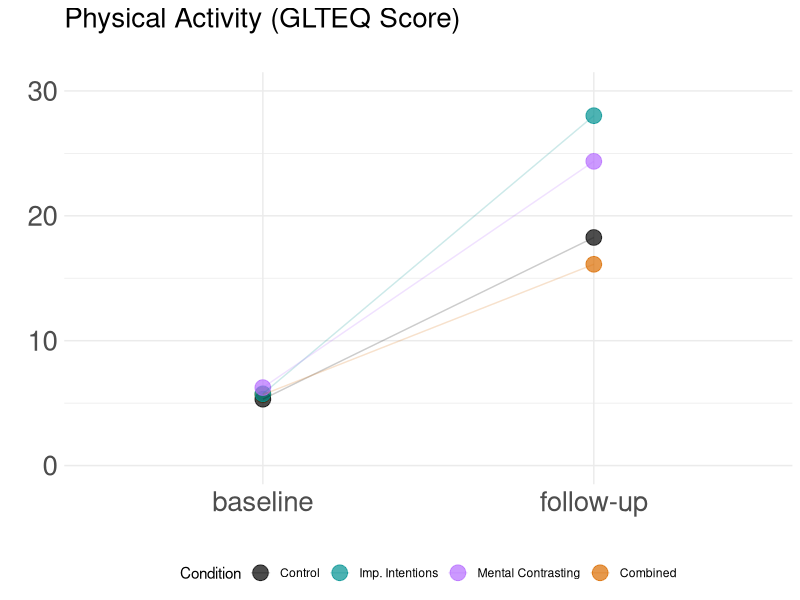
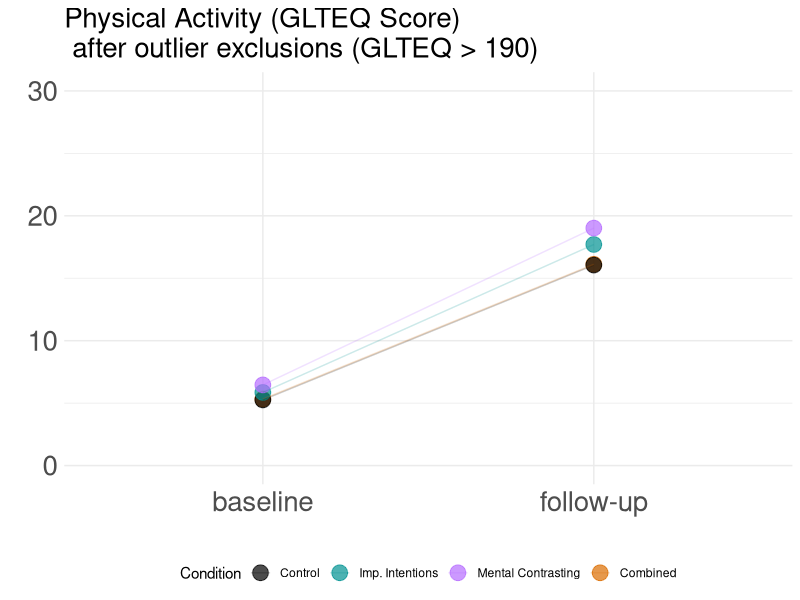
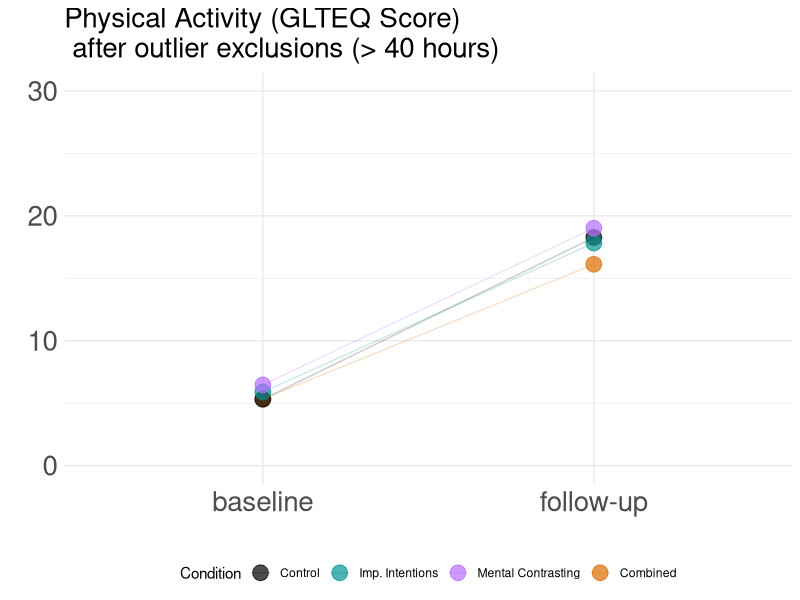
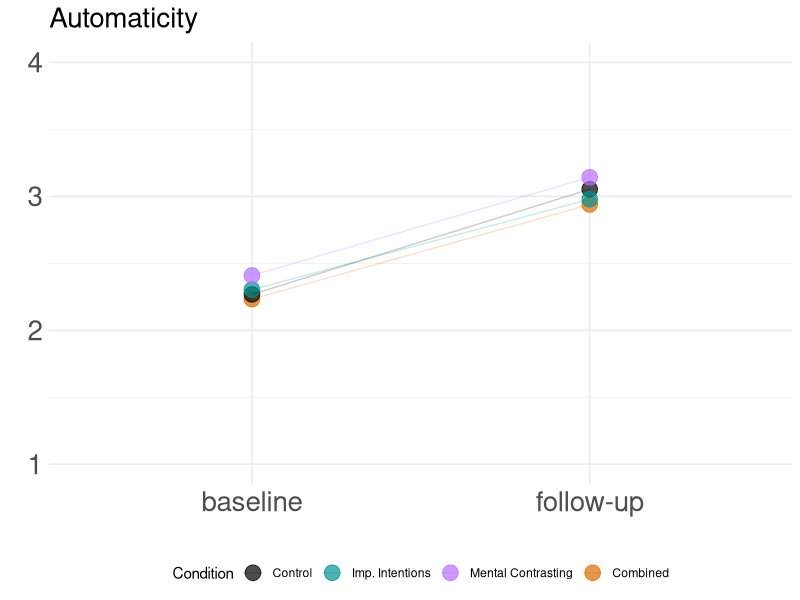
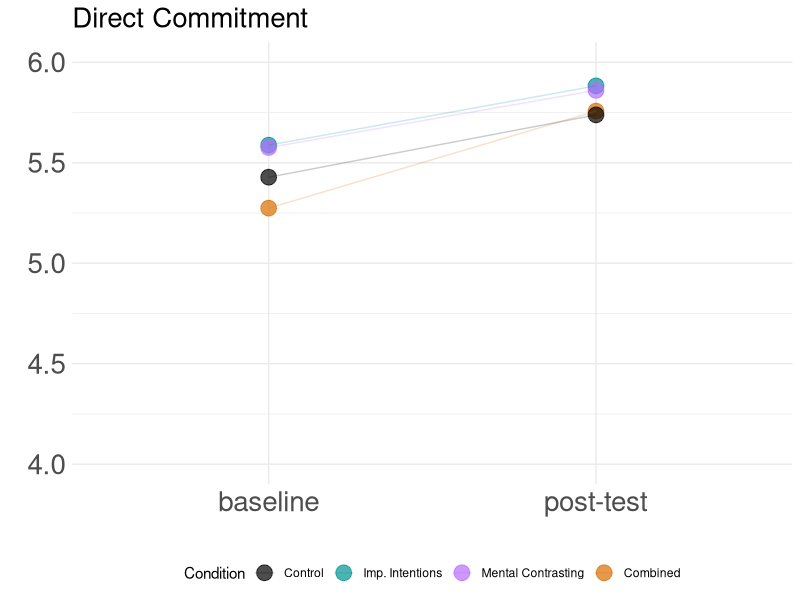
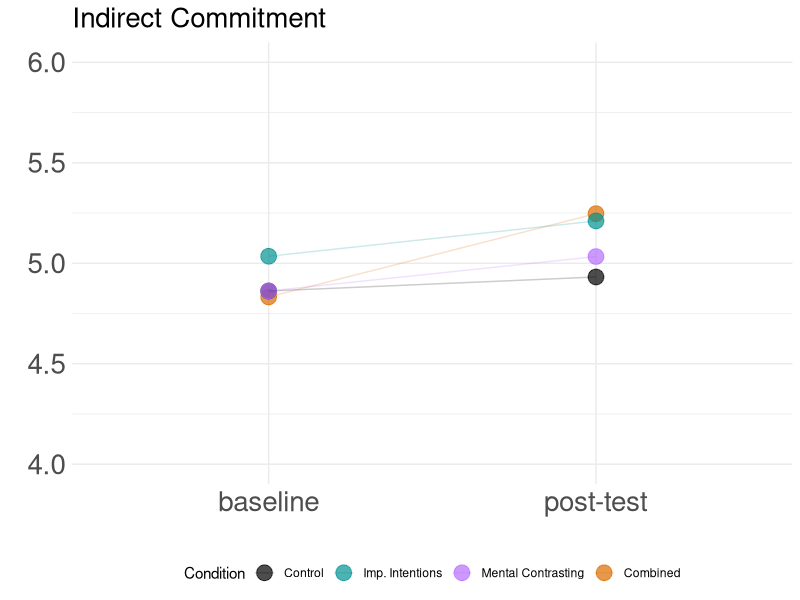

Reproduce these figures in R, in order. (Note: this script raises an error after producing the figures.)
# ==============================================================================
# Descriptive plots
# ==============================================================================

rm(list = ls())
library(ggplot2)

############################# Load data (ITT) ##################################

# Full dataset
GAData <- read.csv("GAData_preprocessed.csv")

# Exclude participants with high GLTEQ scores
GAData_ExclGLTEQ <- GAData[GAData$follow_physAct < 190, ]

# Exclude participants with > 40 hours per week
hoursPerWeek <- rowSums(GAData[, c("follow_physActStrenuous", "follow_physActModerate", "follow_physActMild")])/2
GAData_ExclHours <- GAData[hoursPerWeek <= 40, ]

############################# Compute statistics ###############################

# Extract physical activity means
means_fulldata <- c(tapply(GAData$baseline_physAct, GAData$treatment, mean),
                    tapply(GAData$follow_physAct, GAData$treatment, mean, na.rm=TRUE))
means_ExclGLTEQ <- c(tapply(GAData_ExclGLTEQ$baseline_physAct, GAData_ExclGLTEQ$treatment, mean),
                     tapply(GAData_ExclGLTEQ$follow_physAct, GAData_ExclGLTEQ$treatment, mean, na.rm=TRUE))
means_ExclHours <- c(tapply(GAData_ExclHours$baseline_physAct, GAData_ExclHours$treatment, mean),
                     tapply(GAData_ExclHours$follow_physAct, GAData_ExclHours$treatment, mean, na.rm=TRUE))

# Merge
meansdat_PA <- data.frame(groupmeans = c(means_fulldata, means_ExclGLTEQ, means_ExclHours),
                          dataset = factor(rep(c("fulldata", "ExclGLTEQ", "ExclHours"), each = 8), levels = c("fulldata", "ExclGLTEQ", "ExclHours"), labels = c("Full Data", "GLTEQ < 190", "< 40h")),
                          condition = factor(rep(c("combiTreat", "control", "impInt", "mentCont"), 6), levels = c("control", "impInt", "mentCont", "combiTreat"), labels = c("Control", "Imp. Intentions", "Mental Contrasting", "Combined")),
                          time = factor(rep(rep(c("baseline", "follow-up"), each = 4), 3)))

# Extract automaticity means
meansdat_auto <- data.frame(groupmeans = c(tapply(GAData$baseline_automaticity, GAData$treatment, mean),
                                           tapply(GAData$follow_automaticity, GAData$treatment, mean, na.rm=TRUE)),
                            condition = factor(rep(c("combiTreat", "control", "impInt", "mentCont"), 2), levels = c("control", "impInt", "mentCont", "combiTreat"), labels = c("Control", "Imp. Intentions", "Mental Contrasting", "Combined")),
                            time = factor(rep(c("baseline", "follow-up"), each = 4)))

# Extract direct commitment means
meansdat_DComm <- data.frame(groupmeans = c(tapply(GAData$baseline_commitDirect, GAData$treatment, mean),
                                            tapply(GAData$post_commitDirect, GAData$treatment, mean, na.rm=TRUE)),
                             condition = factor(rep(c("combiTreat", "control", "impInt", "mentCont"), 2), levels = c("control", "impInt", "mentCont", "combiTreat"), labels = c("Control", "Imp. Intentions", "Mental Contrasting", "Combined")),
                             time = factor(rep(c("baseline", "post-test"), each = 4)))

# Extract indirect commitment means
meansdat_IComm <- data.frame(groupmeans = c(tapply(GAData$baseline_commitIndirect, GAData$treatment, mean),
                                            tapply(GAData$post_commitIndirect, GAData$treatment, mean, na.rm=TRUE)),
                             condition = factor(rep(c("combiTreat", "control", "impInt", "mentCont"), 2), levels = c("control", "impInt", "mentCont", "combiTreat"), labels = c("Control", "Imp. Intentions", "Mental Contrasting", "Combined")),
                             time = factor(rep(c("baseline", "post-test"), each = 4)))

################################# Plotting #####################################

# ggplot(meansdat_PA, aes(x = time, y = groupmeans, color = condition, shape = dataset)) +
#   geom_point(size = 5, alpha = 0.7) +
#   scale_color_manual(values =c("#000000", "#009292", "#B66DFF", "#DB6D00")) +
#   theme_minimal() +
#   geom_line(data = meansdat_PA[1:8,], aes(x = time, y = groupmeans, colour = condition, group = condition), alpha = 0.2) +
#   geom_line(data = meansdat_PA[9:16,], aes(x = time, y = groupmeans, colour = condition, group = condition), alpha = 0.2) +
#   geom_line(data = meansdat_PA[17:24,], aes(x = time, y = groupmeans, colour = condition, group = condition), alpha = 0.2) +
#   labs(title = "Physical Activity (GLTEQ Score)", x = "", y = "", color = "Condition", shape = "") +
#   theme(axis.text = element_text(size = 14),
#         plot.title = element_text(size = 14)) +
#   ylim(0, 30)

p1 <- ggplot(meansdat_PA[1:8, ], aes(x = time, y = groupmeans, color = condition)) +
  geom_point(size = 5, alpha = 0.7) +
  scale_color_manual(values =c("#000000", "#009292", "#B66DFF", "#DB6D00")) +
  theme_minimal() +
  geom_line(aes(x = time, y = groupmeans, colour = condition, group = condition), alpha = 0.2) +
  labs(title = "Physical Activity (GLTEQ Score)\n", x = "", y = "", color = "Condition", shape = "") +
  theme(axis.text = element_text(size = 20),
        plot.title = element_text(size = 20),
        legend.position = "bottom") +
  ylim(0, 30)

p2 <- ggplot(meansdat_PA[9:16, ], aes(x = time, y = groupmeans, color = condition)) +
  geom_point(size = 5, alpha = 0.7) +
  scale_color_manual(values =c("#000000", "#009292", "#B66DFF", "#DB6D00")) +
  theme_minimal() +
  geom_line(aes(x = time, y = groupmeans, colour = condition, group = condition), alpha = 0.2) +
  labs(title = "Physical Activity (GLTEQ Score) \n after outlier exclusions (GLTEQ > 190)", x = "", y = "", color = "Condition", shape = "") +
  theme(axis.text = element_text(size = 20),
        plot.title = element_text(size = 20),
        legend.position = "bottom") +
  ylim(0, 30)

p3 <- ggplot(meansdat_PA[17:24, ], aes(x = time, y = groupmeans, color = condition)) +
  geom_point(size = 5, alpha = 0.7) +
  scale_color_manual(values =c("#000000", "#009292", "#B66DFF", "#DB6D00")) +
  theme_minimal() +
  geom_line(aes(x = time, y = groupmeans, colour = condition, group = condition), alpha = 0.2) +
  labs(title = "Physical Activity (GLTEQ Score) \n after outlier exclusions (> 40 hours)", x = "", y = "", color = "Condition", shape = "") +
  theme(axis.text = element_text(size = 20),
        plot.title = element_text(size = 20),
        legend.position = "bottom") +
  ylim(0, 30)

p4 <- ggplot(meansdat_auto, aes(x = time, y = groupmeans, color = condition)) +
  geom_point(size = 5, alpha = 0.7) +
  geom_line(aes(x = time, y = groupmeans, colour = condition, group = condition), alpha = 0.2) +
  scale_color_manual(values =c("#000000", "#009292", "#B66DFF", "#DB6D00")) +
  theme_minimal() +
  labs(title = "Automaticity", x = "", y = "", color = "Condition", shape = "") +
  theme(axis.text = element_text(size = 20),
        plot.title = element_text(size = 20),
        legend.position = "bottom") +
  ylim(1, 4)

p5 <- ggplot(meansdat_DComm, aes(x = time, y = groupmeans, color = condition)) +
  geom_point(size = 5, alpha = 0.7) +
  geom_line(aes(x = time, y = groupmeans, colour = condition, group = condition), alpha = 0.2) +
  scale_color_manual(values =c("#000000", "#009292", "#B66DFF", "#DB6D00")) +
  theme_minimal() +
  labs(title = "Direct Commitment", x = "", y = "", color = "Condition", shape = "") +
  theme(axis.text = element_text(size = 20),
        plot.title = element_text(size = 20),
        legend.position = "bottom") +
  ylim(4,6)

p6 <- ggplot(meansdat_IComm, aes(x = time, y = groupmeans, color = condition)) +
  geom_point(size = 5, alpha = 0.7) +
  geom_line(aes(x = time, y = groupmeans, colour = condition, group = condition), alpha = 0.2) +
  scale_color_manual(values =c("#000000", "#009292", "#B66DFF", "#DB6D00")) +
  theme_minimal() +
  labs(title = "Indirect Commitment", x = "", y = "", color = "Condition", shape = "") +
  theme(axis.text = element_text(size = 20),
        plot.title = element_text(size = 20),
        legend.position = "bottom") +
  ylim(4, 6)

ggsave("./figures/figure_descriptives_1.pdf", device = "pdf", plot = p1, width = 6, height = 4.5, units = "in")
ggsave("./figures/figure_descriptives_2.pdf", device = "pdf", plot = p2, width = 6, height = 4.5, units = "in")
ggsave("./figures/figure_descriptives_3.pdf", device = "pdf", plot = p3, width = 6, height = 4.5, units = "in")
ggsave("./figures/figure_descriptives_4.pdf", device = "pdf", plot = p4, width = 6, height = 4.5, units = "in")
ggsave("./figures/figure_descriptives_5.pdf", device = "pdf", plot = p5, width = 6, height = 4.5, units = "in")
ggsave("./figures/figure_descriptives_6.pdf", device = "pdf", plot = p6, width = 6, height = 4.5, units = "in")
